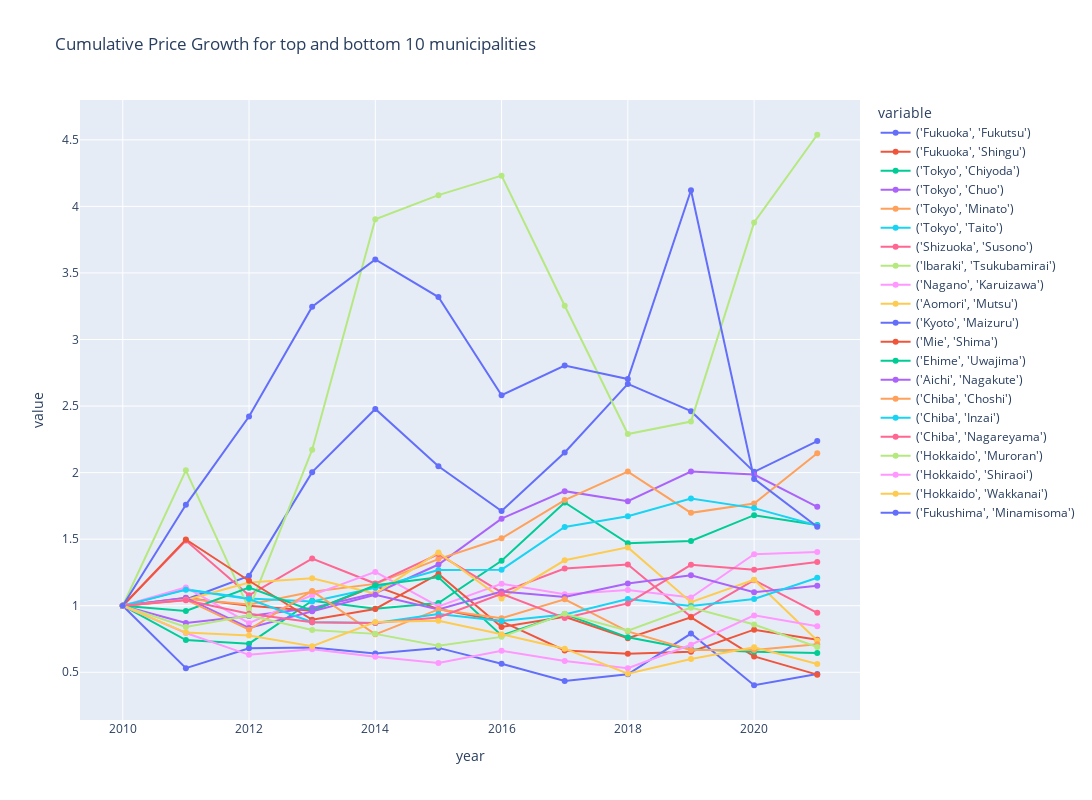

Notebook source saved alongside this figure:
### Code cell
plot_time_series(
    factor_growth_df.copy(),
    "return_growth",
    group_by_columns,
    granularity_columns,
    f"Cumulative Price Growth for top and bottom {return_n} municipalities",
    # visible="legendonly",
)

### Figure 1 — Plotly figure (JSON) as saved in the notebook; plotly's stock layout.template omitted (floating-point values rounded to 4 significant figures)
{"data": [{"hovertemplate": "variable=('Fukuoka', 'Fukutsu')<br>year=%{x}<br>value=%{y}<extra></extra>", "legendgroup": "('Fukuoka', 'Fukutsu')", "line": {"color": "#636efa", "dash": "solid"}, "marker": {"symbol": "circle"}, "mode": "lines+markers", "name": "('Fukuoka', 'Fukutsu')", "orientation": "v", "showlegend": true, "type": "scatter", "x": [2010, 2011, 2012, 2013, 2014, 2015, 2016, 2017, 2018, 2019, 2020, 2021], "xaxis": "x", "y": [1, 1.047, 1.224, 2.004, 2.478, 2.048, 1.712, 2.152, 2.667, 2.462, 2.006, 2.237], "yaxis": "y"}, {"hovertemplate": "variable=('Fukuoka', 'Shingu')<br>year=%{x}<br>value=%{y}<extra></extra>", "legendgroup": "('Fukuoka', 'Shingu')", "line": {"color": "#EF553B", "dash": "solid"}, "marker": {"symbol": "circle"}, "mode": "lines+markers", "name": "('Fukuoka', 'Shingu')", "orientation": "v", "showlegend": true, "type": "scatter", "x": [2010, 2011, 2012, 2013, 2014, 2015, 2016, 2017, 2018, 2019, 2020, 2021], "xaxis": "x", "y": [1, 1.059, 1, 0.9626, 1.148, 0.9748, 0.8824, 0.6642, 0.6394, 0.6546, 0.8202, 0.7447], "yaxis": "y"}, {"hovertemplate": "variable=('Tokyo', 'Chiyoda')<br>year=%{x}<br>value=%{y}<extra></extra>", "legendgroup": "('Tokyo', 'Chiyoda')", "line": {"color": "#00cc96", "dash": "solid"}, "marker": {"symbol": "circle"}, "mode": "lines+markers", "name": "('Tokyo', 'Chiyoda')", "orientation": "v", "showlegend": true, "type": "scatter", "x": [2010, 2011, 2012, 2013, 2014, 2015, 2016, 2017, 2018, 2019, 2020, 2021], "xaxis": "x", "y": [1, 0.7419, 0.7148, 1.038, 0.9781, 1.02, 1.337, 1.776, 1.47, 1.486, 1.68, 1.606], "yaxis": "y"}, {"hovertemplate": "variable=('Tokyo', 'Chuo')<br>year=%{x}<br>value=%{y}<extra></extra>", "legendgroup": "('Tokyo', 'Chuo')", "line": {"color": "#ab63fa", "dash": "solid"}, "marker": {"symbol": "circle"}, "mode": "lines+markers", "name": "('Tokyo', 'Chuo')", "orientation": "v", "showlegend": true, "type": "scatter", "x": [2010, 2011, 2012, 2013, 2014, 2015, 2016, 2017, 2018, 2019, 2020, 2021], "xaxis": "x", "y": [1, 0.8702, 0.9231, 0.9827, 1.094, 1.31, 1.654, 1.861, 1.786, 2.008, 1.986, 1.743], "yaxis": "y"}, {"hovertemplate": "variable=('Tokyo', 'Minato')<br>year=%{x}<br>value=%{y}<extra></extra>", "legendgroup": "('Tokyo', 'Minato')", "line": {"color": "#FFA15A", "dash": "solid"}, "marker": {"symbol": "circle"}, "mode": "lines+markers", "name": "('Tokyo', 'Minato')", "orientation": "v", "showlegend": true, "type": "scatter", "x": [2010, 2011, 2012, 2013, 2014, 2015, 2016, 2017, 2018, 2019, 2020, 2021], "xaxis": "x", "y": [1, 1.052, 1.009, 1.105, 1.164, 1.35, 1.506, 1.794, 2.008, 1.698, 1.768, 2.145], "yaxis": "y"}, {"hovertemplate": "variable=('Tokyo', 'Taito')<br>year=%{x}<br>value=%{y}<extra></extra>", "legendgroup": "('Tokyo', 'Taito')", "line": {"color": "#19d3f3", "dash": "solid"}, "marker": {"symbol": "circle"}, "mode": "lines+markers", "name": "('Tokyo', 'Taito')", "orientation": "v", "showlegend": true, "type": "scatter", "x": [2010, 2011, 2012, 2013, 2014, 2015, 2016, 2017, 2018, 2019, 2020, 2021], "xaxis": "x", "y": [1, 1.123, 1.055, 1.032, 1.135, 1.268, 1.271, 1.591, 1.673, 1.806, 1.733, 1.603], "yaxis": "y"}, {"hovertemplate": "variable=('Shizuoka', 'Susono')<br>year=%{x}<br>value=%{y}<extra></extra>", "legendgroup": "('Shizuoka', 'Susono')", "line": {"color": "#FF6692", "dash": "solid"}, "marker": {"symbol": "circle"}, "mode": "lines+markers", "name": "('Shizuoka', 'Susono')", "orientation": "v", "showlegend": true, "type": "scatter", "x": [2010, 2011, 2012, 2013, 2014, 2015, 2016, 2017, 2018, 2019, 2020, 2021], "xaxis": "x", "y": [1, 1.49, 1.078, 1.354, 1.167, 1.388, 1.1, 1.279, 1.31, 0.9167, 1.192, 0.9469], "yaxis": "y"}, {"hovertemplate": "variable=('Ibaraki', 'Tsukubamirai')<br>year=%{x}<br>value=%{y}<extra></extra>", "legendgroup": "('Ibaraki', 'Tsukubamirai')", "line": {"color": "#B6E880", "dash": "solid"}, "marker": {"symbol": "circle"}, "mode": "lines+markers", "name": "('Ibaraki', 'Tsukubamirai')", "orientation": "v", "showlegend": true, "type": "scatter", "x": [2010, 2011, 2012, 2013, 2014, 2015, 2016, 2017, 2018, 2019, 2020, 2021], "xaxis": "x", "y": [1, 2.017, 0.9743, 2.172, 3.903, 4.084, 4.231, 3.254, 2.29, 2.384, 3.879, 4.538], "yaxis": "y"}, {"hovertemplate": "variable=('Nagano', 'Karuizawa')<br>year=%{x}<br>value=%{y}<extra></extra>", "legendgroup": "('Nagano', 'Karuizawa')", "line": {"color": "#FF97FF", "dash": "solid"}, "marker": {"symbol": "circle"}, "mode": "lines+markers", "name": "('Nagano', 'Karuizawa')", "orientation": "v", "showlegend": true, "type": "scatter", "x": [2010, 2011, 2012, 2013, 2014, 2015, 2016, 2017, 2018, 2019, 2020, 2021], "xaxis": "x", "y": [1, 1.137, 0.8684, 1.08, 1.254, 0.9953, 1.165, 1.086, 1.119, 1.062, 1.387, 1.403], "yaxis": "y"}, {"hovertemplate": "variable=('Aomori', 'Mutsu')<br>year=%{x}<br>value=%{y}<extra></extra>", "legendgroup": "('Aomori', 'Mutsu')", "line": {"color": "#FECB52", "dash": "solid"}, "marker": {"symbol": "circle"}, "mode": "lines+markers", "name": "('Aomori', 'Mutsu')", "orientation": "v", "showlegend": true, "type": "scatter", "x": [2010, 2011, 2012, 2013, 2014, 2015, 2016, 2017, 2018, 2019, 2020, 2021], "xaxis": "x", "y": [1, 1.043, 1.174, 1.206, 1.091, 1.4, 1.055, 1.341, 1.438, 1.026, 1.196, 0.7385], "yaxis": "y"}, {"hovertemplate": "variable=('Kyoto', 'Maizuru')<br>year=%{x}<br>value=%{y}<extra></extra>", "legendgroup": "('Kyoto', 'Maizuru')", "line": {"color": "#636efa", "dash": "solid"}, "marker": {"symbol": "circle"}, "mode": "lines+markers", "name": "('Kyoto', 'Maizuru')", "orientation": "v", "showlegend": true, "type": "scatter", "x": [2010, 2011, 2012, 2013, 2014, 2015, 2016, 2017, 2018, 2019, 2020, 2021], "xaxis": "x", "y": [1, 0.5309, 0.681, 0.6863, 0.6404, 0.6831, 0.564, 0.434, 0.4848, 0.791, 0.4026, 0.4867], "yaxis": "y"}, {"hovertemplate": "variable=('Mie', 'Shima')<br>year=%{x}<br>value=%{y}<extra></extra>", "legendgroup": "('Mie', 'Shima')", "line": {"color": "#EF553B", "dash": "solid"}, "marker": {"symbol": "circle"}, "mode": "lines+markers", "name": "('Mie', 'Shima')", "orientation": "v", "showlegend": true, "type": "scatter", "x": [2010, 2011, 2012, 2013, 2014, 2015, 2016, 2017, 2018, 2019, 2020, 2021], "xaxis": "x", "y": [1, 1.498, 1.188, 0.8946, 0.976, 1.239, 0.8402, 0.9173, 0.7554, 0.9126, 0.6194, 0.4822], "yaxis": "y"}, {"hovertemplate": "variable=('Ehime', 'Uwajima')<br>year=%{x}<br>value=%{y}<extra></extra>", "legendgroup": "('Ehime', 'Uwajima')", "line": {"color": "#00cc96", "dash": "solid"}, "marker": {"symbol": "circle"}, "mode": "lines+markers", "name": "('Ehime', 'Uwajima')", "orientation": "v", "showlegend": true, "type": "scatter", "x": [2010, 2011, 2012, 2013, 2014, 2015, 2016, 2017, 2018, 2019, 2020, 2021], "xaxis": "x", "y": [1, 0.961, 1.136, 0.9632, 1.153, 1.213, 0.7766, 0.938, 0.7625, 0.674, 0.6537, 0.6452], "yaxis": "y"}, {"hovertemplate": "variable=('Aichi', 'Nagakute')<br>year=%{x}<br>value=%{y}<extra></extra>", "legendgroup": "('Aichi', 'Nagakute')", "line": {"color": "#ab63fa", "dash": "solid"}, "marker": {"symbol": "circle"}, "mode": "lines+markers", "name": "('Aichi', 'Nagakute')", "orientation": "v", "showlegend": true, "type": "scatter", "x": [2010, 2011, 2012, 2013, 2014, 2015, 2016, 2017, 2018, 2019, 2020, 2021], "xaxis": "x", "y": [1, 1.06, 0.8333, 0.9583, 1.082, 0.9722, 1.107, 1.066, 1.167, 1.229, 1.102, 1.151], "yaxis": "y"}, {"hovertemplate": "variable=('Chiba', 'Choshi')<br>year=%{x}<br>value=%{y}<extra></extra>", "legendgroup": "('Chiba', 'Choshi')", "line": {"color": "#FFA15A", "dash": "solid"}, "marker": {"symbol": "circle"}, "mode": "lines+markers", "name": "('Chiba', 'Choshi')", "orientation": "v", "showlegend": true, "type": "scatter", "x": [2010, 2011, 2012, 2013, 2014, 2015, 2016, 2017, 2018, 2019, 2020, 2021], "xaxis": "x", "y": [1, 1.046, 0.8204, 1.111, 0.7852, 0.9722, 0.9055, 1.048, 0.8073, 0.6683, 0.6668, 0.71], "yaxis": "y"}, {"hovertemplate": "variable=('Chiba', 'Inzai')<br>year=%{x}<br>value=%{y}<extra></extra>", "legendgroup": "('Chiba', 'Inzai')", "line": {"color": "#19d3f3", "dash": "solid"}, "marker": {"symbol": "circle"}, "mode": "lines+markers", "name": "('Chiba', 'Inzai')", "orientation": "v", "showlegend": true, "type": "scatter", "x": [2010, 2011, 2012, 2013, 2014, 2015, 2016, 2017, 2018, 2019, 2020, 2021], "xaxis": "x", "y": [1, 1.12, 1.05, 0.8754, 0.8704, 0.9387, 0.8846, 0.934, 1.05, 0.998, 1.05, 1.21], "yaxis": "y"}, {"hovertemplate": "variable=('Chiba', 'Nagareyama')<br>year=%{x}<br>value=%{y}<extra></extra>", "legendgroup": "('Chiba', 'Nagareyama')", "line": {"color": "#FF6692", "dash": "solid"}, "marker": {"symbol": "circle"}, "mode": "lines+markers", "name": "('Chiba', 'Nagareyama')", "orientation": "v", "showlegend": true, "type": "scatter", "x": [2010, 2011, 2012, 2013, 2014, 2015, 2016, 2017, 2018, 2019, 2020, 2021], "xaxis": "x", "y": [1, 1.041, 0.9394, 0.8768, 0.8711, 0.9118, 1.09, 0.9081, 1.017, 1.307, 1.271, 1.328], "yaxis": "y"}, {"hovertemplate": "variable=('Hokkaido', 'Muroran')<br>year=%{x}<br>value=%{y}<extra></extra>", "legendgroup": "('Hokkaido', 'Muroran')", "line": {"color": "#B6E880", "dash": "solid"}, "marker": {"symbol": "circle"}, "mode": "lines+markers", "name": "('Hokkaido', 'Muroran')", "orientation": "v", "showlegend": true, "type": "scatter", "x": [2010, 2011, 2012, 2013, 2014, 2015, 2016, 2017, 2018, 2019, 2020, 2021], "xaxis": "x", "y": [1, 0.8404, 0.9259, 0.818, 0.7886, 0.6987, 0.766, 0.9389, 0.8115, 0.9857, 0.8593, 0.69], "yaxis": "y"}, {"hovertemplate": "variable=('Hokkaido', 'Shiraoi')<br>year=%{x}<br>value=%{y}<extra></extra>", "legendgroup": "('Hokkaido', 'Shiraoi')", "line": {"color": "#FF97FF", "dash": "solid"}, "marker": {"symbol": "circle"}, "mode": "lines+markers", "name": "('Hokkaido', 'Shiraoi')", "orientation": "v", "showlegend": true, "type": "scatter", "x": [2010, 2011, 2012, 2013, 2014, 2015, 2016, 2017, 2018, 2019, 2020, 2021], "xaxis": "x", "y": [1, 0.795, 0.631, 0.6727, 0.6163, 0.5693, 0.6615, 0.5839, 0.53, 0.7067, 0.9275, 0.8452], "yaxis": "y"}, {"hovertemplate": "variable=('Hokkaido', 'Wakkanai')<br>year=%{x}<br>value=%{y}<extra></extra>", "legendgroup": "('Hokkaido', 'Wakkanai')", "line": {"color": "#FECB52", "dash": "solid"}, "marker": {"symbol": "circle"}, "mode": "lines+markers", "name": "('Hokkaido', 'Wakkanai')", "orientation": "v", "showlegend": true, "type": "scatter", "x": [2010, 2011, 2012, 2013, 2014, 2015, 2016, 2017, 2018, 2019, 2020, 2021], "xaxis": "x", "y": [1, 0.7982, 0.7771, 0.6957, 0.8768, 0.8869, 0.7856, 0.6772, 0.4898, 0.5997, 0.6873, 0.5617], "yaxis": "y"}, {"hovertemplate": "variable=('Fukushima', 'Minamisoma')<br>year=%{x}<br>value=%{y}<extra></extra>", "legendgroup": "('Fukushima', 'Minamisoma')", "line": {"color": "#636efa", "dash": "solid"}, "marker": {"symbol": "circle"}, "mode": "lines+markers", "name": "('Fukushima', 'Minamisoma')", "orientation": "v", "showlegend": true, "type": "scatter", "x": [2010, 2011, 2012, 2013, 2014, 2015, 2016, 2017, 2018, 2019, 2020, 2021], "xaxis": "x", "y": [1, 1.758, 2.422, 3.247, 3.602, 3.319, 2.582, 2.804, 2.703, 4.121, 1.953, 1.593], "yaxis": "y"}], "layout": {"autosize": false, "height": 800, "hovermode": "closest", "legend": {"title": {"text": "variable"}, "tracegroupgap": 0}, "title": {"text": "Cumulative Price Growth for top and bottom 10 municipalities"}, "width": 1600, "xaxis": {"anchor": "y", "domain": [0, 1], "title": {"text": "year"}}, "yaxis": {"anchor": "x", "domain": [0, 1], "title": {"text": "value"}}}}
